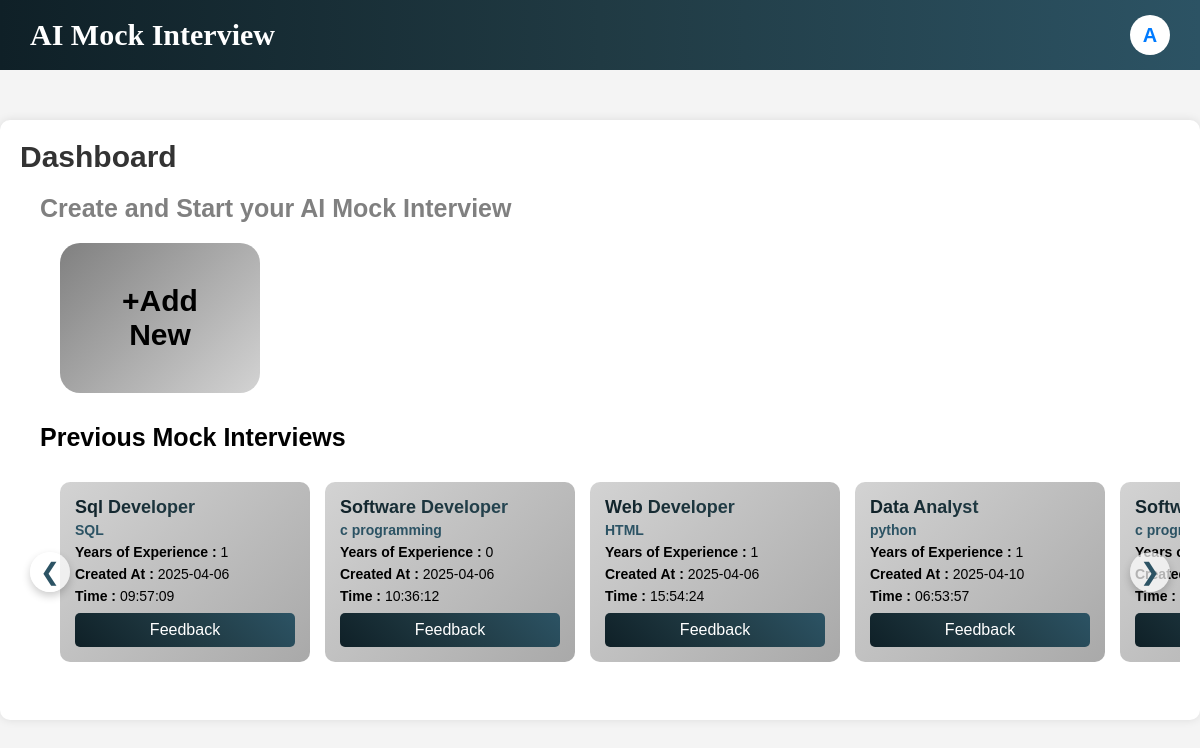
Page /dashboard.php (signed in) on the committed database.
### tables this page shows
CREATE TABLE `interviews` (
  `id` int(11) NOT NULL,
  `mockid` varchar(50) DEFAULT NULL,
  `jsonmockresponse` text DEFAULT NULL,
  `job_position` varchar(100) DEFAULT NULL,
  `job_description` text DEFAULT NULL,
  `job_experience` int(11) DEFAULT NULL,
  `created_by` varchar(50) DEFAULT NULL,
  `created_at` timestamp NOT NULL DEFAULT current_timestamp()
);

### dashboard.php (the view, shortened to what this page needs)
<?php
    $userId = $_SESSION['userId'];
    include "db.php";
    $sql = "SELECT * FROM interviews WHERE created_by='$userId'";
    $result = $conn->query($sql);
?>
<!DOCTYPE html>
<html lang="en">
<head>
  <link rel="stylesheet" href="css/dashboard.css">
</head>
<body>
  <?php include('header.php'); ?>
  <div class="container1">
    <h2 class="title">Dashboard</h2>
    <h3 class="subtitle">Create and Start your AI Mock Interview</h3>
    <div class="add-div">
        <div class="add" onclick="openDialog()">
          <H2>+Add New</H2>
        </div>
    </div>
    <h2 class="section-title" >Previous Mock Interviews</h2>
    <div class="slider-container">
        <?php
        if ($result && $result->num_rows > 0) {
          echo '<button class="nav-btn left-btn" onclick="scrollLeft()">&#10094;</button>';
          echo '<div class="slider" id="slider">';
        while ($row = $result->fetch_assoc()) {
        ?>
            <div class="card">
                <h3><?php echo ucwords(strtolower($row['job_position']));; ?></h3>
                <p style="color: #2c5364; font-weight:bold;"> <?php echo $row['job_description']; ?></p>
                <p><strong>Years of Experience :</strong> <?php echo $row['job_experience']; ?></p>
                <p><strong>Created At :</strong> <?php
                $date=explode(' ', $row['created_at']);
                echo $date[0] ?></p>
                <p><strong>Time :</strong> <?php echo $date[1]; ?></p>
                <a href="result.php?mockid=<?php echo $row['mockid']; ?>" class="feedback-btn">Feedback</a>
              </div>
            <?php }
            echo '</div>';
            echo '<button class="nav-btn right-btn" onclick="scrollRight()">&#10095;</button>';
            }
            else{
              echo '<div class="no-interviews">';
                echo '<img src="images/not_found.png" alt="No Interviews" class="no-data-img">';
                echo ' <h2>No previous interviews available currently</h2>';
              echo '</div>';
            } ?>
        </div>
</div>
</body>
</html>

### header.php (shortened to what this page needs)
<!DOCTYPE html>
<html lang="en">
<head>
</head>
<body>
<header class="header">
    <div class="logo">AI Mock Interview</div>
    <div class="profile-container" onclick="toggleCard()">
        <div class="profile-circle" id="profileInitial">U</div>
    </div>
</header>
</body>
</html>

### css/dashboard.css (style rules this page uses)
body { font-family: Arial, sans-serif; margin: 0; padding: 0; background-color: #f5f5f5; }
.container1 { max-width: 1400px; min-height: 600px; margin: auto; background: white; padding: 20px; border-radius: 10px; box-shadow: 0 0 10px rgba(0, 0, 0, 0.1); transform: translateY(50px);; }
.title { font-size: 30px; font-weight: bold; color: #333; padding-bottom: 10px; }
.subtitle { color: gray; font-size: 25px; margin : 10px 0 20px 20px; }
.add-div { display: flex; align-items: center; text-align: center; width: 200px; gap: 10px; margin-bottom: 20px; margin-left: 40px; }
.add { width: 200px; height: 150px; background:linear-gradient(135deg, #808080, #d3d3d3); color: black; position: relative; border-radius: 20px; padding: 50px; display: flex; align-items: center; justify-content: center; font-weight: bold; font-size: 20px; transition: transform 0.4s ease; }
.section-title { font-size: 25px; font-weight: bold; padding-top: 10px; margin-left: 20px; }
.slider-container { display: flex; align-items: center; justify-content: flex-start; position: relative; overflow: hidden; width: 100%; margin: auto; padding: 20px 0; }
.slider { display: flex; gap: 15px; overflow-x: auto; scroll-behavior: smooth; scrollbar-width: none; padding: 10px 40px; }
.card { min-width: 250px; height: 180px; background:linear-gradient(135deg, #d3d3d3 0%, #a9a9a9 100%); border-radius: 10px; padding: 15px; text-align: left; display: flex; flex-direction: column; justify-content: space-between; box-shadow: 0px 4px 8px rgba(255, 255, 255, 0.1); }
.card h3 { margin: 0; font-size: 18px; background: linear-gradient(45deg, #0f2027, #203a43, #2c5364); background-clip: text; -webkit-background-clip: text; -webkit-text-fill-color: transparent; color: transparent; }
.card p { margin: 2px 0; font-size: 14px; color: black; }
.feedback-btn { display: inline-block; text-decoration: none; margin-top: 5px; padding: 8px 12px; background: linear-gradient(45deg, #0f2027, #203a43, #2c5364); color: white; border-radius: 5px; text-align: center; transition: background-color 0.3s; }
.nav-btn { position: absolute; top: 50%; transform: translateY(-70%); background: rgba(255, 255, 255, 0.7); color: #2c5364; border: none; cursor: pointer; width: 40px; height: 40px; border-radius: 50%; font-size: 24px; display: flex; justify-content: center; align-items: center; transition: 0.3s; box-shadow: 0 4px 8px rgba(0, 0, 0, 0.2); }
.left-btn { left: 10px; }
.right-btn { right: 10px; }
button { width: 100%; padding: 10px; margin: 8px 0; border: 1px solid #ccc; border-radius: 4px; box-sizing: border-box; }
button { background-color: #00B140; color: white; cursor: pointer; transition: background-color 0.3s ease; }

### header.php (style rules this page uses)
* { margin: 0; padding: 0; box-sizing: border-box; font-family: Arial, sans-serif; }
body { background-color: #f4f4f4; }
.header { display: flex; justify-content: space-between; align-items: center; padding: 15px 30px; background: linear-gradient(90deg, #0f2027, #203a43, #2c5364); color: white; position: relative; }
.logo { font-size: 30px; font-weight: bold; font-family:'Brushed Script'; }
.profile-container { position: relative; cursor: pointer; }
.profile-circle { width: 40px; height: 40px; background-color: white; color: #007bff; border-radius: 50%; display: flex; justify-content: center; align-items: center; font-size: 20px; font-weight: bold; transition: transform 0.3s ease; }

### rows in the picture
interviews: job_description "SQL", job_experience "1", created_at "2025-04-06", created_at "09:57:09"
interviews: job_description "c programming", job_experience "0", created_at "2025-04-06", created_at "10:36:12"
interviews: job_description "HTML", job_experience "1", created_at "2025-04-06", created_at "15:54:24"
interviews: job_description "python", job_experience "1", created_at "2025-04-10", created_at "06:53:57"
interviews: job_description "c…"
